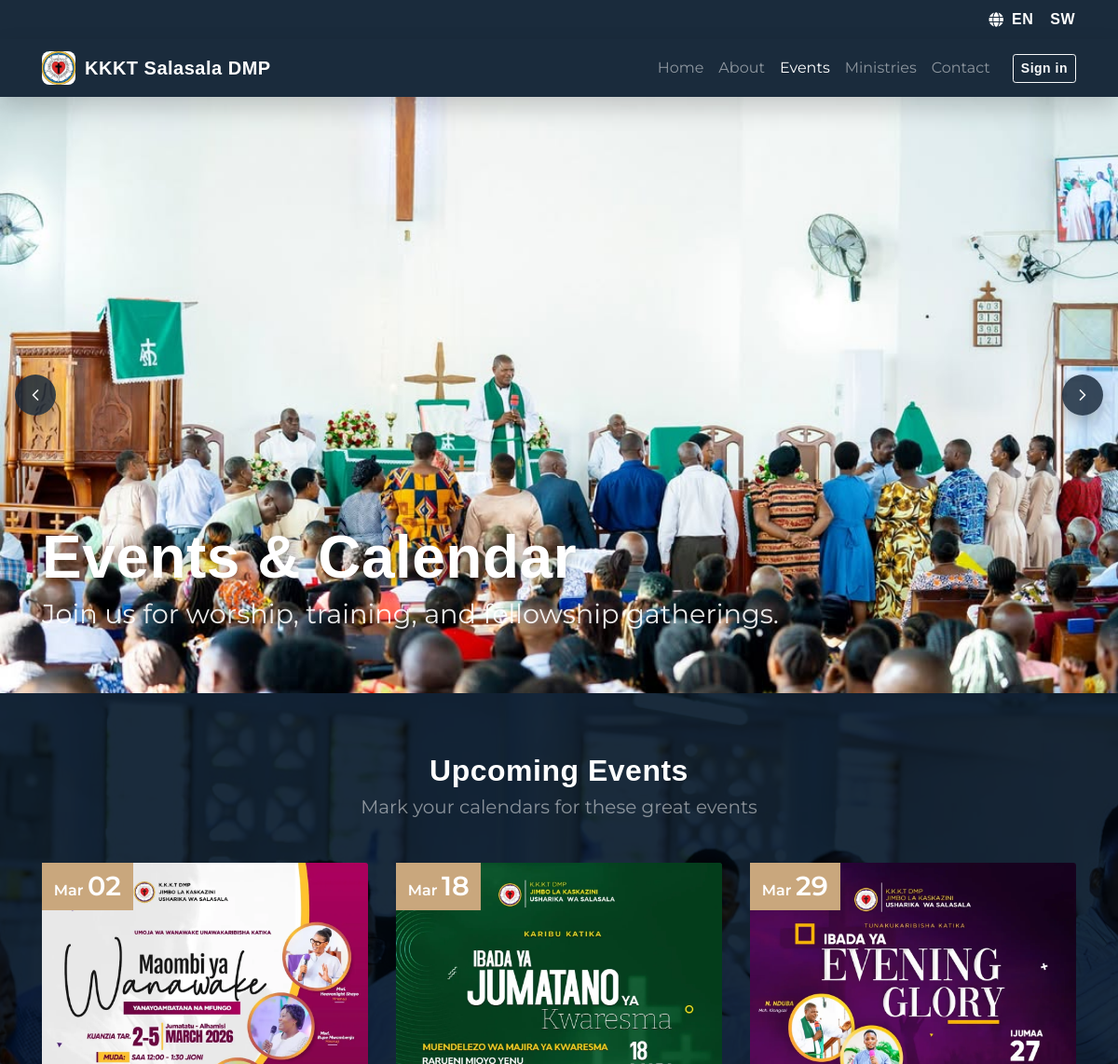
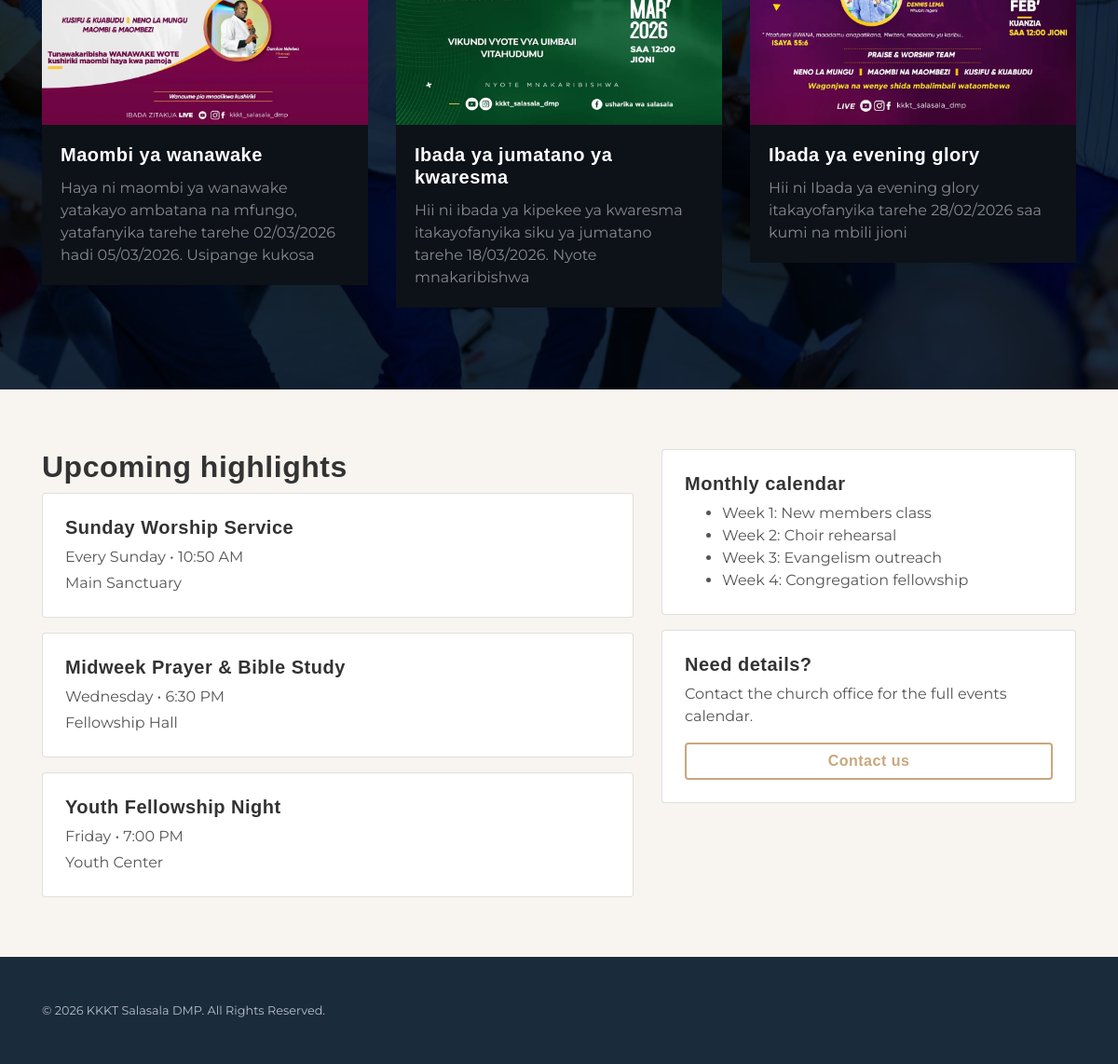
Screenshot of /events/ with the database file from the repository (2 pictures, top to bottom).
### content_app/models.py (models this page shows, shortened)
class UpcomingEvent(TenantAwareModel):
	title = models.CharField(max_length=200)
	description = models.TextField()
	image = models.ImageField(upload_to="upcoming_events/")
	event_date = models.DateField(blank=True, null=True)
	is_active = models.BooleanField(default=True)
	created_at = models.DateTimeField(auto_now_add=True)
	class Meta:
		ordering = ["event_date", "-created_at"]

### tenants/views.py (the view)
# urls.py: path("events/", EventsView.as_view(), name="events"),
class EventsView(TemplateView):
    template_name = "public/events.html"
    def get_context_data(self, **kwargs):
        ctx = super().get_context_data(**kwargs)
        tenant = getattr(self.request, "tenant", None)
        if tenant:
            ctx["upcoming_events"] = UpcomingEvent.objects.filter(
                tenant=tenant, is_active=True
            ).order_by("event_date", "-created_at")[:6]
        else:
            ctx["upcoming_events"] = []
        return ctx

### tenants/context_processors.py (called while the page is built, shortened)
def pending_applications(request):
    user = getattr(request, "user", None)
    tenant = getattr(request, "tenant", None)
    if not user or not user.is_authenticated or tenant is None:
        return {"pending_applications_count": 0}

### templates/public/events.html (shortened to what this page needs)
{% load static i18n %}
{% get_current_language as LANGUAGE_CODE %}
<!DOCTYPE html>
<html lang="{{ LANGUAGE_CODE }}">
<head>
  <link rel="stylesheet" href="{% static 'css/fonts.css' %}">
  <link rel="stylesheet" href="{% static 'vendor/bootstrap/css/bootstrap.min.css' %}">
  <link rel="stylesheet" href="{% static 'vendor/fontawesome/css/all.min.css' %}">
  <link rel="stylesheet" href="{% static 'css/landing.css' %}">
</head>
<body>
  <div class="bg-primary py-2">
    <div class="container d-flex justify-content-end align-items-center">
      <i class="fas fa-globe text-white mr-2" aria-hidden="true"></i>
      <form action="{% url 'set_language' %}" method="post" class="d-flex align-items-center mb-0">
        <button name="language" value="en" type="submit" class="btn btn-link text-white small font-weight-bold p-0 mr-3">EN</button>
        <button name="language" value="sw" type="submit" class="btn btn-link text-white small font-weight-bold p-0">SW</button>
      </form>
    </div>
  </div>
  <nav class="navbar navbar-expand-lg navbar-dark bg-primary">
    <div class="container">
      <a class="navbar-brand" href="{% url 'landing' %}">
        <img src="/media/logo/kkkt-logo.jpg" alt="KKKT Salasala DMP logo" class="landing-logo" />
        <span>KKKT Salasala DMP</span>
      </a>
      <div class="collapse navbar-collapse" id="navbarMain">
        <ul class="navbar-nav ml-auto align-items-lg-center">
          <li class="nav-item"><a class="nav-link" href="{% url 'landing' %}">{% trans "Home" %}</a></li>
          <li class="nav-item"><a class="nav-link" href="{% url 'about' %}">{% trans "About" %}</a></li>
          <li class="nav-item active"><a class="nav-link" href="{% url 'events' %}">{% trans "Events" %}</a></li>
          <li class="nav-item"><a class="nav-link" href="{% url 'ministries' %}">{% trans "Ministries" %}</a></li>
          <li class="nav-item"><a class="nav-link" href="{% url 'contact' %}">{% trans "Contact" %}</a></li>
          <li class="nav-item ml-lg-3 mt-2 mt-lg-0">
            <a class="btn btn-outline-light btn-sm" href="{% url 'login' %}">{% trans "Sign in" %}</a>
          </li>
        </ul>
      </div>
    </div>
  </nav>
  <header class="header-westport overlay-dark events-hero" data-hero-slider>
    <div class="hero-scroll" aria-label="{% trans "Event highlights" %}">
      <img src="{% static 'imgs/events/event1.jpg' %}" alt="{% trans "Event 1" %}">
    </div>
    <button class="hero-nav hero-nav-prev" type="button" aria-label="{% trans "Previous image" %}">
      <svg viewBox="0 0 24 24" aria-hidden="true" focusable="false">
        <path d="M15 6l-6 6 6 6" fill="none" stroke="currentColor" stroke-width="2" stroke-linecap="round" stroke-linejoin="round"></path>
      </svg>
    </button>
    <button class="hero-nav hero-nav-next" type="button" aria-label="{% trans "Next image" %}">
      <svg viewBox="0 0 24 24" aria-hidden="true" focusable="false">
        <path d="M9 6l6 6-6 6" fill="none" stroke="currentColor" stroke-width="2" stroke-linecap="round" stroke-linejoin="round"></path>
      </svg>
    </button>
    <div class="container overlay-content text-white pb-5">
      <h1 class="header-heading">{% trans "Events & Calendar" %}</h1>
      <p class="header-subheading">{% trans "Join us for worship, training, and fellowship gatherings." %}</p>
    </div>
  </header>
  <section class="block-wrapper bg-primary text-white events-upcoming-bg">
    <div class="container">
      <div class="text-center mb-5">
        <h2>{% trans "Upcoming Events" %}</h2>
        <p class="h5 text-white-50">{% trans "Mark your calendars for these great events" %}</p>
      </div>
      <div class="row upcoming-events-grid">
        {% for event in upcoming_events %}
          <div class="col-md-4 mb-4 upcoming-event-card">
            <div class="card bg-dark text-white border-0">
              <div class="position-relative">
                <img src="{{ event.image.url }}" class="card-img-top" alt="{{ event.title }}" loading="lazy">
                {% if event.event_date %}
                  <div class="event-list-date">
                    {{ event.event_date|date:"M" }} <span class="event-list-date-day">{{ event.event_date|date:"d" }}</span>
                  </div>
                {% endif %}
              </div>
              <div class="card-body landing-event-body">
                <h5 class="card-title">{{ event.title }}</h5>
                <p class="card-text text-white-50">{{ event.description }}</p>
              </div>
            </div>
          </div>
        {% empty %}
          <div class="col-12">
            <p class="text-white-50 text-center mb-0">{% trans "No upcoming events yet." %}</p>
          </div>
        {% endfor %}
      </div>
    </div>
  </section>
  <section class="block-wrapper bg-secondary">
    <div class="container">
      <div class="row">
        <div class="col-lg-7">
          <h2>{% trans "Upcoming highlights" %}</h2>
          <div class="card p-4 mb-3">
            <h5>{% trans "Sunday Worship Service" %}</h5>
            <p class="text-default mb-1">{% trans "Every Sunday • 10:50 AM" %}</p>
            <p class="text-default mb-0">{% trans "Main Sanctuary" %}</p>
          </div>
          <div class="card p-4 mb-3">
            <h5>{% trans "Midweek Prayer & Bible Study" %}</h5>
            <p class="text-default mb-1">{% trans "Wednesday • 6:30 PM" %}</p>
            <p class="text-default mb-0">{% trans "Fellowship Hall" %}</p>
          </div>
          <div class="card p-4">
            <h5>{% trans "Youth Fellowship Night" %}</h5>
            <p class="text-default mb-1">{% trans "Friday • 7:00 PM" %}</p>
            <p class="text-default mb-0">{% trans "Youth Center" %}</p>
          </div>
        </div>
        <div class="col-lg-5">
          <div class="card p-4">
            <h5>{% trans "Monthly calendar" %}</h5>
            <ul class="text-default mb-0">
              <li>{% trans "Week 1: New members class" %}</li>
              <li>{% trans "Week 2: Choir rehearsal" %}</li>
              <li>{% trans "Week 3: Evangelism outreach" %}</li>
              <li>{% trans "Week 4: Congregation fellowship" %}</li>
            </ul>
          </div>
          <div class="card p-4 mt-3">
            <h5>{% trans "Need details?" %}</h5>
            <p class="text-default">{% trans "Contact the church office for the full events calendar." %}</p>
            <a class="btn btn-outline-accent" href="{% url 'contact' %}">{% trans "Contact us" %}</a>
          </div>
        </div>
      </div>
    </div>
  </section>
  <footer class="footer py-5">
    <div class="container text-center text-md-left">
      <div class="small">
      </div>
    </div>
  </footer>
</body>
</html>

### static/css/landing.css (style rules this page uses)
body { font-family: 'Montserrat', sans-serif; color: #333; }
h1, h2, h3, h4, h5, .navbar-brand, .btn { font-family: 'Oswald', sans-serif; font-weight: 600; letter-spacing: 0.5px; }
.bg-primary { background-color: #1a2b3c !important; }
.bg-secondary { background-color: #f8f5f0 !important; }
.bg-dark { background-color: #2c3e50 !important; }
.text-default { color: #555 !important; }
.btn-outline-accent { border: 2px solid #c9a77d; color: #c9a77d; background: transparent; font-weight: 600; }
.navbar { position: sticky; top: 0; z-index: 1030; box-shadow: 0 12px 26px rgba(0, 0, 0, 0.18); }
.navbar-brand { display: inline-flex; align-items: center; gap: 10px; }
.navbar-brand .landing-logo { width: 36px; height: 36px; border-radius: 8px; object-fit: cover; }
.overlay-dark { position: relative; }
.overlay-dark::before { content: ""; position: absolute; top: 0; left: 0; right: 0; bottom: 0; background: rgba(0, 0, 0, 0.4); z-index: 1; }
.overlay-content { position: relative; z-index: 2; }
.header-westport { background-size: cover; background-position: center; min-height: 80vh; display: flex; align-items: flex-end; }
.events-hero { overflow: hidden; }
.hero-scroll, .event-scroll { position: absolute; top: 0; left: 0; right: 0; bottom: 0; display: flex; gap: 0; overflow-x: auto; scroll-snap-type: x mandatory; -webkit-overflow-scrolling: touch; z-index: 1; }
.hero-scroll img, .event-scroll img { flex: 0 0 100%; width: 100%; height: 100%; object-fit: cover; scroll-snap-align: start; }
.hero-nav, .event-nav { position: absolute; top: 50%; transform: translateY(-50%); width: 44px; height: 44px; border-radius: 50%; border: none; background: rgba(26, 43, 60, 0.85); color: #fff; display: inline-flex; align-items: center; justify-content: center; z-index: 2; cursor: pointer; box-shadow: 0 8px 18px rgba(0, 0, 0, 0.25); }
.hero-nav-prev, .event-nav-prev { left: 1rem; }
.hero-nav-next, .event-nav-next { right: 1rem; }
.hero-nav svg { width: 20px; height: 20px; }
.header-heading { font-size: 4rem; color: whitelack; text-shadow: 0 2px 10px rgba(0, 0, 0, 0.3); }
.header-subheading { font-size: 1.8rem; color: rgba(255, 255, 255, 0.9); margin-top: -0.5rem; }
.block-wrapper { padding: 4rem 0; }
.footer { background-color: #1a2b3c; color: rgba(255, 255, 255, 0.7); }
.event-list-date { position: absolute; top: 0; left: 0; background: #c9a77d; color: white; padding: 0.5rem 0.8rem; text-align: center; font-weight: 600; line-height: 1.2; }
.event-list-date-day { font-size: 1.8rem; font-weight: 700; }
.events-upcoming-bg { background-color: #1a2b3c; background-image: url('../imgs/events/event-background.jpg'); background-size: cover; background-position: center; background-repeat: no-repeat; background-blend-mode: multiply; }
.landing-event-body { background-color: #0D1218; }
img { max-width: 100%; height: auto; }

### rows the page displays
UpcomingEvent: image (picture), event_date "Mar", event_date "02", title "Maombi ya wanawake", description "Haya ni maombi ya wanawake yatakayo ambatana na mfungo, yatafanyika tarehe tarehe 02/03/2026 hadi 05/03/2026. Usipange kukosa"
UpcomingEvent: image (picture), event_date "Mar", event_date "18", title "Ibada ya jumatano ya kwaresma", description "Hii ni ibada ya kipekee ya kwaresma itakayofanyika siku ya jumatano tarehe 18/03/2026. Nyote mnakaribishwa"
UpcomingEvent: image (picture), event_date "Mar", event_date "29", title "Ibada ya evening glory", description "Hii ni Ibada ya evening glory itakayofanyika tarehe 28/02/2026 saa kumi na mbili jioni"
